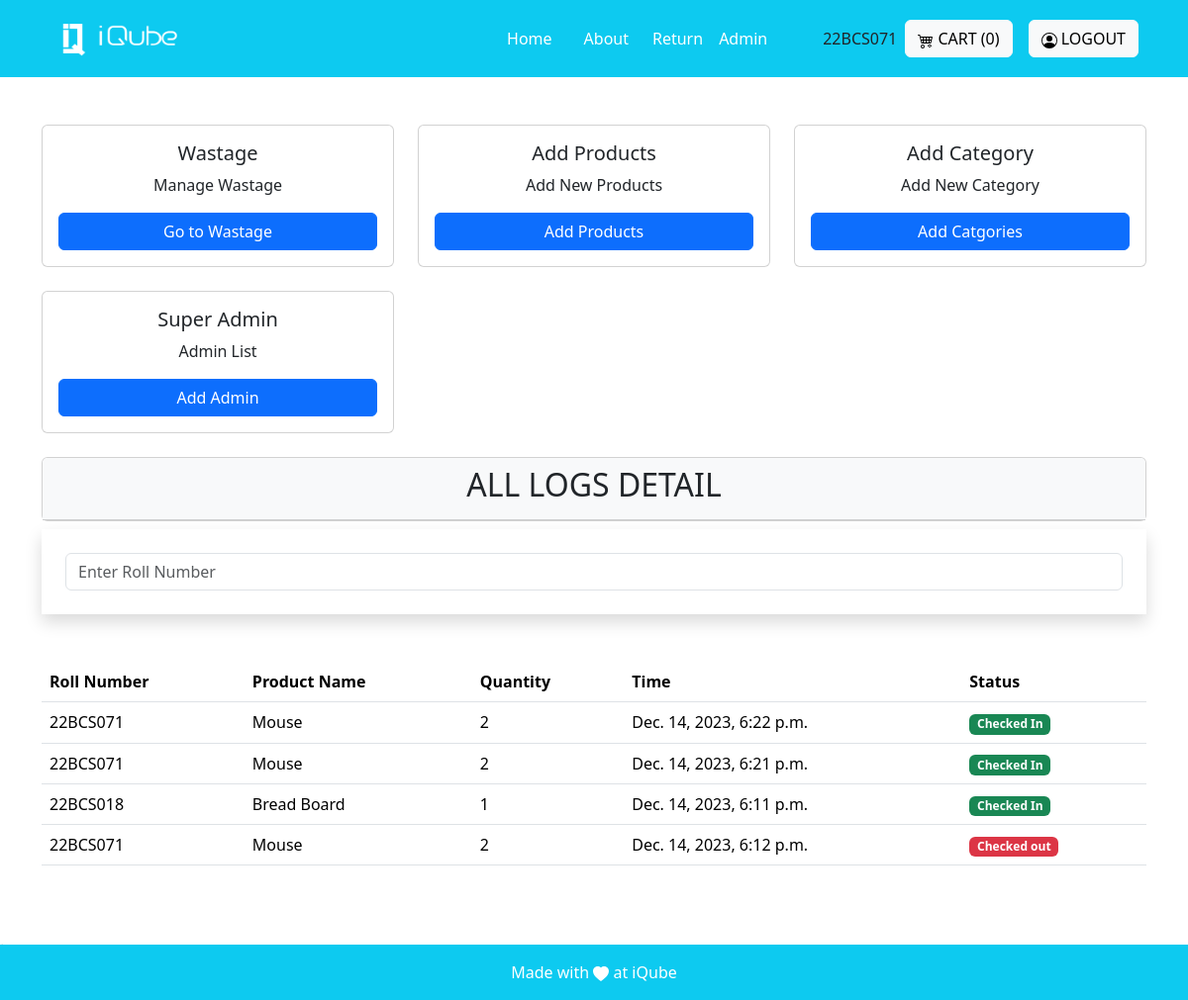
Before: /admin_views/ (signed in) with the older database file.
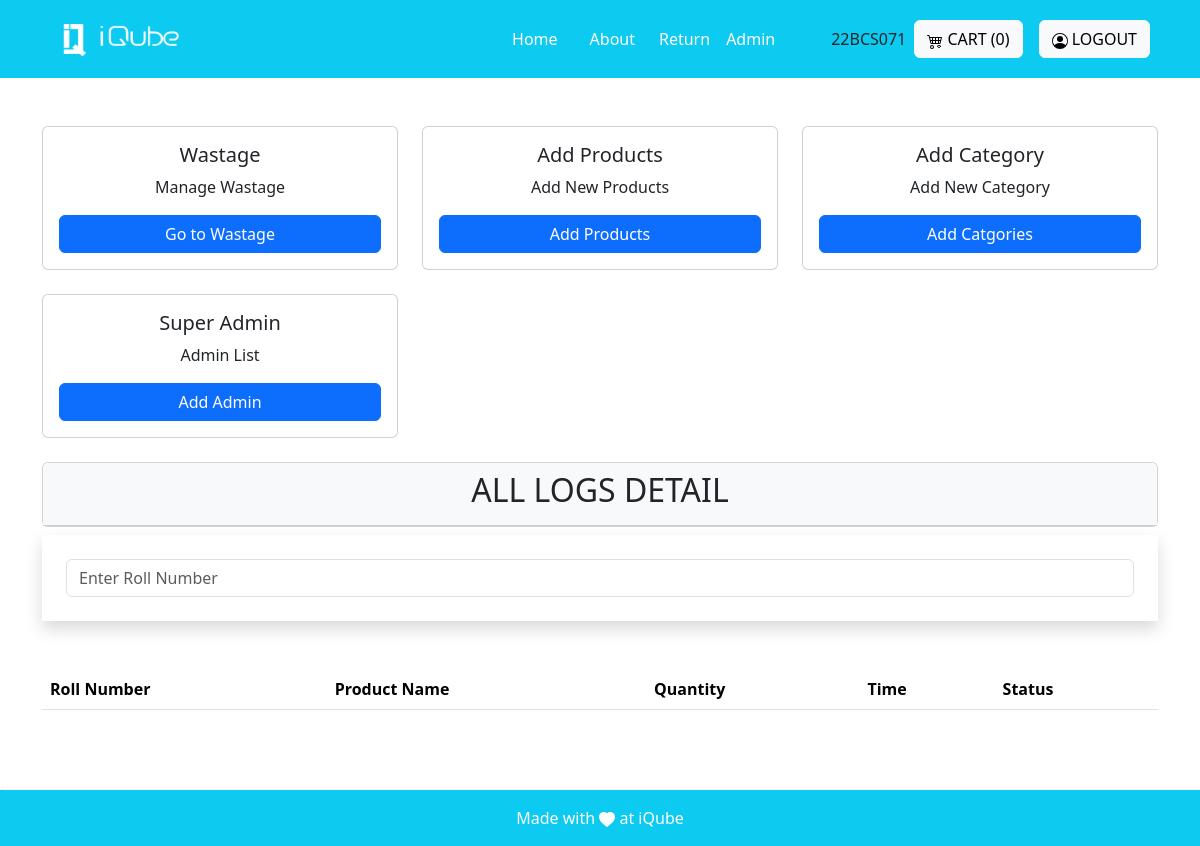
After: the same page with the newer database file.
### invention/models.py (models this page shows, shortened)
class PurchasedItem(models.Model):
    product = models.ForeignKey(Product, on_delete=models.CASCADE)
    quantity = models.PositiveIntegerField(default=0)
    user = models.ForeignKey(User, on_delete=models.CASCADE)
    date_added = models.DateTimeField()
    status = models.CharField(max_length=20, choices=[('checked_in','checked_in'),('checked_out','checked_out')])
    due_date = models.DateTimeField()
    email_sent = models.BooleanField(default=False)

class Product(models.Model):
    name=models.CharField(max_length=255)
    decription=models.CharField(max_length=100)
    actual_count=models.PositiveIntegerField()
    available_count=models.PositiveIntegerField()
    dummy_count = models.PositiveIntegerField()
    category= models.ForeignKey('Category', on_delete=models.CASCADE)
    created_at = models.DateTimeField(auto_now=True)
    image = models.ImageField(upload_to='images')

class CheckedOutLog(models.Model):
    user = models.ForeignKey(User, on_delete=models.CASCADE)
    product = models.ForeignKey('Product', on_delete=models.CASCADE)
    quantity = models.PositiveIntegerField(default=0)
    created_at = models.DateTimeField(default=datetime.datetime.now())
    status = models.CharField(max_length=20, choices=[('checked_in','checked_in'),('checked_out','checked_out')])

### invention/decorators.py (the view)
        def wrapper_func(request, *args, **kwargs):
            group = None
            mail=AdminMail.objects.all()
            p=0
            for i in mail:
                if request.user.email==i.mail:
                    p=10
            if request.user.groups.exists():
                group = request.user.groups.all()[0].name
            if (group in allowed_roles) or (p==10):
              return view_func(request, *args, **kwargs)
            else:
                return render(request, 'core/no_permission.html')

### invention/views.py (called while the page is built)
@login_required(login_url='login')
@allowed_user(allowed_roles=['admin', 'superadmin'])
def admin_view(request):
    log = Log.objects.all()
    purchased_items = PurchasedItem.objects.all()
    checked_out = CheckedOutLog.objects.all()
    cart_items = []
    for product_id, quantity in temporary_cart.items():
            product = Product.objects.get(pk=product_id)
            cart_items.append({'product': product, 'quantity': quantity})
    cart = len(cart_items)
    return render(request, 'adminview/admin.html', {'log':log, 'checked_out':checked_out, 'purchased_items': purchased_items,'cart':cart,})

### invention/templates/adminview/admin.html (shortened to what the changed rows need)
{% extends 'base.html' %}
{% block base %}
<div class="container mt-5">
    <div class="row row-cols-1 row-cols-md-3 g-4">
        {% for group in request.user.groups.all %}
            {% if group.name == 'superadmin' %}
            <div class="col">
                <div class="card">
                    <div class="card-body">
                        <h5 class="card-title text-center">Super Admin</h5>
                        <p class="card-text text-center">Admin List</p>
                        <a href="{% url 'users_list' %}" class="btn btn-primary d-block mx-auto">Add Admin</a>
                    </div>
                </div>
            </div>
            {% endif %}
        {% endfor %}
    </div>
    <div class="card mt-4">
        <div class="card-header bg-light">
            <div class="col">
            <h2 class="card-title text-center">ALL LOGS DETAIL</h2>
            </div>
        </div>
    </div>
        <div class="card-body">
            <div class="table-responsive">
                <table class="table table-hover">
                    <thead>
                        <tr>
                            <th>Roll Number</th>
                            <th>Product Name</th>
                            <th>Quantity</th>
                            <th>Time</th>
                            <th>Status</th>
                        </tr>
                    </thead>
                    <tbody>
                        {% for take in purchased_items reversed %}
                        <tr>
                            <td>{{take.user}}</td>
                            <td>{{take.product.name}}</td>
                            <td>{{take.quantity}}</td>
                            <td>{{take.date_added}}</td>
                            <td>
                                {% if take.status == 'checked_out' %}
                                <span class="badge bg-danger">Checked out</span>
                                {% else %}
                                <span class="badge bg-success">Checked In</span>
                                {% endif %}
                            </td>
                        </tr>
                        {% endfor %}
                    </tbody>
                    <tbody>
                        {% for take in checked_out %}
                        <tr>
                            <td>{{take.user}}</td>
                            <td>{{take.product.name}}</td>
                            <td>{{take.quantity}}</td>
                            <td>{{take.created_at}}</td>
                            <td>
                                {% if take.status == 'checked_out' %}
                                <span class="badge bg-danger">Checked out</span>
                                {% else %}
                                <span class="badge bg-success">Checked In</span>
                                {% endif %}
                            </td>
                        </tr>
                        {% endfor %}
                    </tbody>
                </table>
            </div>
        </div>
    </div>
</div>
{% endblock %}

### invention/templates/base.html (shortened to what this page needs)
{% load static %}
<!DOCTYPE html>
<html lang="en">
<head>
    <link href="https://cdn.jsdelivr.net/npm/bootstrap@5.3.2/dist/css/bootstrap.min.css" rel="stylesheet"
>
</head>
<body>
    <nav class="sticky-top navbar navbar-expand-lg navbar-dark bg-info p-3">
    <div class="container">
            <a class="navbar-brand" href="#">
                <img src="{% static 'images/logo-white.png' %}" alt="Logo" height="36" width="150">
            </a>
            <div class="collapse navbar-collapse justify-content-end" id="navbarNav">
                <ul class="navbar-nav mx-5">
                    <li class="nav-item mx-2">
                        <a class="nav-link active" href="{% url 'Home'%}">Home</a>
                    </li>
                    <li class="nav-item mx-2">
                        <a class="nav-link active" href="{% url 'About' %}">About</a>
                    </li>
                    <li>
                        <a href="/return_form" class="nav-link active">Return</a>
                    </li>
                    {% for group in request.user.groups.all %}
                        {% if group.name == 'admin' or group.name == 'superadmin' %}
                    <li>
                        <a class="nav-link active" href="{% url 'admin_views' %}">Admin</a>
                    </li>
                        {% endif %}
                    {% endfor %}
                </ul>
            </div>
            {{request.user.username}}
            <div class="mt-3 mt-lg-0 mx-2">
                <a class="btn btn-light" href="{% url 'view_cart' %}">
                    CART ({{cart}})
                </a>
            </div>
            {% if not user.is_authenticated %}
            <div class="mt-3 mt-lg-0 mx-2">
                <a class="btn btn-light" href="{% url "social:begin" 'azuread-tenant-oauth2' %}">
                    <svg xmlns="http://www.w3.org/2000/svg" width="16" height="16" fill="currentColor" class="bi bi-person-circle" viewBox="0 0 16 16">
                    <path d="M11 6a3 3 0 1 1-6 0 3 3 0 0 1 6 0"/>
                        <path fill-rule="evenodd" d="M0 8a8 8 0 1 1 16 0A8 8 0 0 1 0 8m8-7a7 7 0 0 0-5.468 11.37C3.242 11.226 4.805 10 8 10s4.757 1.225 5.468 2.37A7 7 0 0 0 8 1"/>
                    </svg>
                    LOGIN
                </a>
            </div>
            {% else %}
            <div class="mt-3 mt-lg-0 mx-2">
                <a class="btn btn-light" href="{% url 'logout' %}">
                    LOGOUT
                </a>
            </div>
            {% endif %}
        </div>
    </nav>
    <main>
        <div>
            {% block base %}{% endblock %}
    </main>
    <footer class="bg-light text-center text-lg-start fixed-bottom">
        <div class="text-center p-2 bg-info p-3" style=" color: white;">
            <div>Made with
                <svg xmlns="http://www.w3.org/2000/svg" width="16" height="16" fill="currentColor"
                    class="bi bi-heart-fill" viewBox="0 0 16 16">
                    <path fill-rule="evenodd"
                        d="M8 1.314C12.438-3.248 23.534 4.735 8 15-7.534 4.736 3.562-3.248 8 1.314z" />
                </svg>
               at iQube
            </div>
        </div>
    </footer>
</body>
</html>
{% load sweetify %}

Changed rows visible on the page:
removed PurchasedItem: user "22BCS071", product.name "Mouse", quantity "2", date_added "Dec. 14, 2023, 6:22 p.m.", status "Checked In"
removed PurchasedItem: user "22BCS071", product.name "Mouse", quantity "2", date_added "Dec. 14, 2023, 6:21 p.m.", status "Checked In"
removed PurchasedItem: user "22BCS018", product.name "Bread Board", quantity "1", date_added "Dec. 14, 2023, 6:11 p.m.", status "Checked In"
removed CheckedOutLog: user "22BCS071", product.name "Mouse", quantity "2", created_at "Dec. 14, 2023, 6:12 p.m.", status "Checked out"
